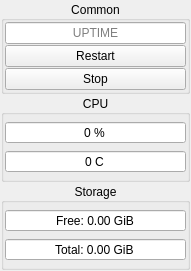
<?xml version="1.0" encoding="UTF-8"?>
<ui version="4.0">
 <class>SystemStatusWidget</class>
 <widget class="QWidget" name="SystemStatusWidget">
  <property name="geometry">
   <rect>
    <x>0</x>
    <y>0</y>
    <width>191</width>
    <height>271</height>
   </rect>
  </property>
  <property name="windowTitle">
   <string>Form</string>
  </property>
  <layout class="QVBoxLayout" name="verticalLayout_6">
   <property name="spacing">
    <number>0</number>
   </property>
   <property name="leftMargin">
    <number>0</number>
   </property>
   <property name="topMargin">
    <number>0</number>
   </property>
   <property name="rightMargin">
    <number>0</number>
   </property>
   <property name="bottomMargin">
    <number>0</number>
   </property>
   <item>
    <widget class="QStackedWidget" name="stackedWidget">
     <property name="currentIndex">
      <number>1</number>
     </property>
     <widget class="QWidget" name="page">
      <layout class="QVBoxLayout" name="verticalLayout_4">
       <property name="spacing">
        <number>1</number>
       </property>
       <property name="leftMargin">
        <number>1</number>
       </property>
       <property name="topMargin">
        <number>1</number>
       </property>
       <property name="rightMargin">
        <number>1</number>
       </property>
       <property name="bottomMargin">
        <number>1</number>
       </property>
       <item>
        <widget class="QLabel" name="labelPlaceholder">
         <property name="text">
          <string>Status
unavailable</string>
         </property>
         <property name="alignment">
          <set>Qt::AlignCenter</set>
         </property>
        </widget>
       </item>
      </layout>
     </widget>
     <widget class="QWidget" name="page_2">
      <layout class="QVBoxLayout" name="verticalLayout_5">
       <property name="spacing">
        <number>1</number>
       </property>
       <property name="leftMargin">
        <number>1</number>
       </property>
       <property name="topMargin">
        <number>1</number>
       </property>
       <property name="rightMargin">
        <number>1</number>
       </property>
       <property name="bottomMargin">
        <number>1</number>
       </property>
       <item>
        <widget class="QGroupBox" name="groupBox_3">
         <property name="title">
          <string>Common</string>
         </property>
         <property name="alignment">
          <set>Qt::AlignCenter</set>
         </property>
         <layout class="QVBoxLayout" name="verticalLayout_3">
          <property name="spacing">
           <number>1</number>
          </property>
          <property name="leftMargin">
           <number>1</number>
          </property>
          <property name="topMargin">
           <number>1</number>
          </property>
          <property name="rightMargin">
           <number>1</number>
          </property>
          <property name="bottomMargin">
           <number>1</number>
          </property>
          <item>
           <widget class="QLineEdit" name="lineEditUptime">
            <property name="toolTip">
             <string>Uptime</string>
            </property>
            <property name="text">
             <string/>
            </property>
            <property name="alignment">
             <set>Qt::AlignCenter</set>
            </property>
            <property name="readOnly">
             <bool>true</bool>
            </property>
            <property name="placeholderText">
             <string>UPTIME</string>
            </property>
           </widget>
          </item>
          <item>
           <widget class="QPushButton" name="pushButtonReboot">
            <property name="text">
             <string>Restart</string>
            </property>
           </widget>
          </item>
          <item>
           <widget class="QPushButton" name="pushButtonPoweroff">
            <property name="text">
             <string>Stop</string>
            </property>
           </widget>
          </item>
         </layout>
        </widget>
       </item>
       <item>
        <widget class="QGroupBox" name="groupBox">
         <property name="title">
          <string>CPU</string>
         </property>
         <property name="alignment">
          <set>Qt::AlignCenter</set>
         </property>
         <layout class="QVBoxLayout" name="verticalLayout">
          <property name="spacing">
           <number>1</number>
          </property>
          <property name="leftMargin">
           <number>1</number>
          </property>
          <property name="topMargin">
           <number>1</number>
          </property>
          <property name="rightMargin">
           <number>1</number>
          </property>
          <property name="bottomMargin">
           <number>1</number>
          </property>
          <item>
           <widget class="QSpinBox" name="spinBoxCPUCurrent">
            <property name="sizePolicy">
             <sizepolicy hsizetype="Expanding" vsizetype="Fixed">
              <horstretch>0</horstretch>
              <verstretch>0</verstretch>
             </sizepolicy>
            </property>
            <property name="alignment">
             <set>Qt::AlignCenter</set>
            </property>
            <property name="readOnly">
             <bool>true</bool>
            </property>
            <property name="buttonSymbols">
             <enum>QAbstractSpinBox::NoButtons</enum>
            </property>
            <property name="suffix">
             <string> %</string>
            </property>
            <property name="prefix">
             <string/>
            </property>
            <property name="maximum">
             <number>100</number>
            </property>
           </widget>
          </item>
          <item>
           <widget class="QSpinBox" name="spinBoxTempCurrent">
            <property name="alignment">
             <set>Qt::AlignCenter</set>
            </property>
            <property name="readOnly">
             <bool>true</bool>
            </property>
            <property name="buttonSymbols">
             <enum>QAbstractSpinBox::NoButtons</enum>
            </property>
            <property name="suffix">
             <string> C</string>
            </property>
            <property name="prefix">
             <string/>
            </property>
            <property name="minimum">
             <number>-300</number>
            </property>
            <property name="maximum">
             <number>1000</number>
            </property>
           </widget>
          </item>
         </layout>
        </widget>
       </item>
       <item>
        <widget class="QGroupBox" name="groupBox_2">
         <property name="title">
          <string>Storage</string>
         </property>
         <property name="alignment">
          <set>Qt::AlignCenter</set>
         </property>
         <layout class="QVBoxLayout" name="verticalLayout_2">
          <property name="spacing">
           <number>1</number>
          </property>
          <property name="leftMargin">
           <number>1</number>
          </property>
          <property name="topMargin">
           <number>1</number>
          </property>
          <property name="rightMargin">
           <number>1</number>
          </property>
          <property name="bottomMargin">
           <number>1</number>
          </property>
          <item>
           <widget class="QDoubleSpinBox" name="doubleSpinBoxSpaceFree">
            <property name="alignment">
             <set>Qt::AlignCenter</set>
            </property>
            <property name="readOnly">
             <bool>true</bool>
            </property>
            <property name="buttonSymbols">
             <enum>QAbstractSpinBox::NoButtons</enum>
            </property>
            <property name="prefix">
             <string>Free: </string>
            </property>
            <property name="suffix">
             <string> GiB</string>
            </property>
            <property name="maximum">
             <double>5000.000000000000000</double>
            </property>
           </widget>
          </item>
          <item>
           <widget class="QDoubleSpinBox" name="doubleSpinBoxSpaceTotal">
            <property name="alignment">
             <set>Qt::AlignCenter</set>
            </property>
            <property name="readOnly">
             <bool>true</bool>
            </property>
            <property name="buttonSymbols">
             <enum>QAbstractSpinBox::NoButtons</enum>
            </property>
            <property name="prefix">
             <string>Total: </string>
            </property>
            <property name="suffix">
             <string> GiB</string>
            </property>
            <property name="maximum">
             <double>5000.000000000000000</double>
            </property>
           </widget>
          </item>
         </layout>
        </widget>
       </item>
      </layout>
     </widget>
    </widget>
   </item>
  </layout>
 </widget>
 <resources/>
 <connections/>
</ui>
